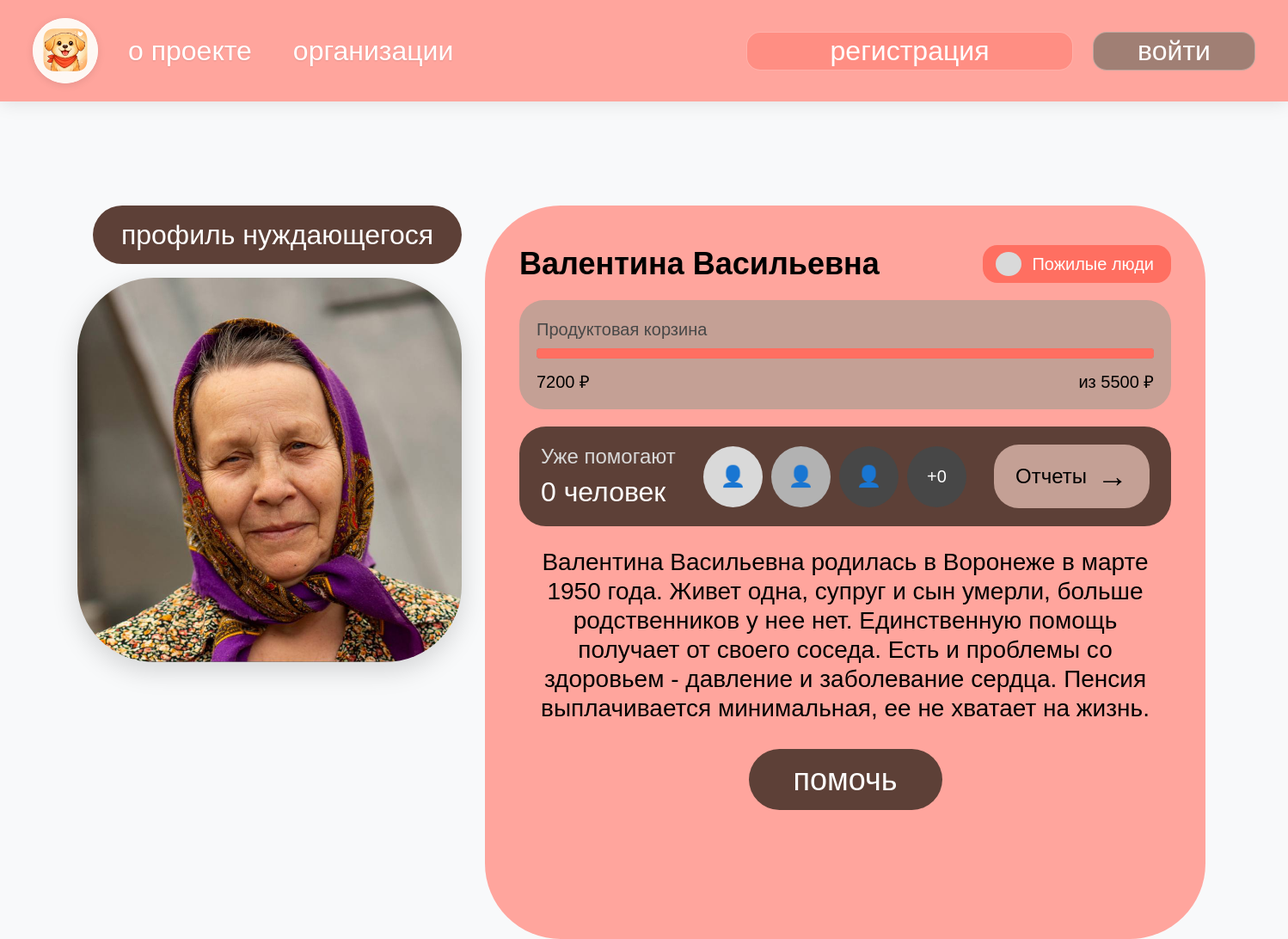
The page /needy/1 on the database its author committed.
### tables this page shows
CREATE TABLE needies (id INTEGER PRIMARY KEY AUTOINCREMENT UNIQUE NOT NULL, name TEXT NOT NULL, tag TEXT NOT NULL, photo TEXT NOT NULL, description TEXT, address TEXT, funds_collected REAL DEFAULT 0 NOT NULL, help_info TEXT NOT NULL, lat TEXT, lng TEXT, created_by INTEGER REFERENCES users (id), created_at TEXT, is_active INTEGER DEFAULT (1), urgency_level INTEGER DEFAULT (2), status TEXT DEFAULT pending, organization_id INTEGER REFERENCES users (id), goal INTEGER);

### app.py (the view)
@app.route('/needy/<int:id>')
def needy_profile(id):
    with sqlite3.connect(DB_NAME) as conn:
        c = conn.cursor()
        c.execute('SELECT * FROM needies WHERE id = ?', (id,))
        needy = c.fetchone()
    return render_template('needy_profile.html', needy=needy)

### templates/needy_profile.html (shortened to what this page needs)
{% extends "layout.html" %}
{% block content %}
<div class="needy-profile-page">
    <div class="profile-container">
        <div class="profile-title-block">
            <span>профиль нуждающегося</span>
        </div>
        <div class="needy-photo">
            {% if needy[3] %}
                <img src="/{{ needy[3] }}" alt="{{ needy[1] }}">
            {% else %}
                <img src="https://via.placeholder.com/447x447?text=Фото" alt="Нет фото">
            {% endif %}
        </div>
        <div class="info-main-block">
            <div class="name-and-tag">
                <div class="needy-name">{{ needy[1] }}</div>
                <div class="category-badge">
                    <div class="category-dot"></div>
                    <div class="category-text">
                        {% if needy[2] == 'пожилые' %}Пожилые люди
                        {% elif needy[2] == 'animals' %}Животные
                        {% elif needy[2] == 'children' %}Дети
                        {% elif needy[2] == 'disabled' %}Люди с ОВЗ
                        {% elif needy[2] == 'homeless' %}Бездомные
                        {% else %}{{ needy[2] }}
                        {% endif %}
                    </div>
                </div>
            </div>
            <div class="fundraising-block">
                <div class="fundraising-title">{{ needy[11] or 'Продуктовая корзина' }}</div>
                <div class="progress-container">
                    <div class="progress-bg">
                        <div class="progress-fill" id="progressFill" style="width: {{ ((needy[6] or 0) / (needy[16] or 1) * 100) if needy[16] else 0 }}%;"></div>
                    </div>
                </div>
                <div class="funds-stats">
                    <span>{{ "%.0f"|format(needy[6] or 0) }} ₽</span>
                    <span>из {{ "%.0f"|format(needy[16] or 0) }} ₽</span>
                </div>
            </div>
            <div class="helpers-block">
                <div class="helpers-info">
                    <h4>Уже помогают</h4>
                    <div class="helpers-count" id="helpersCount">{{ needy.helpers_count or 0 }} человек</div>
                </div>
                <div class="helpers-avatars" id="helpersAvatars">
                    <div class="avatar-circle">👤</div>
                    <div class="avatar-circle">👤</div>
                    <div class="avatar-circle">👤</div>
                    <div class="avatar-circle more">+{{ (needy.helpers_count or 0) - 3 if (needy.helpers_count or 0) > 3 else 0 }}</div>
                </div>
                <div class="reports-link" onclick="scrollToReports()">
                    <span>Отчеты</span>
                    <span class="arrow">→</span>
                </div>
            </div>
            <div class="description-block">
                <div class="description-text">
                    {{ needy[4] or 'Описание отсутствует' }}
                </div>
            </div>
            <div class="help-button">
                <button class="btn-help" onclick="openPaymentModal()">помочь</button>
            </div>
        </div>
    </div>
</div>
{% endblock %}

### static/style.css (style rules this page uses)
body { padding-top: 60px; background-color: #f8f9fa; font-family: 'Segoe UI', Tahoma, Geneva, Verdana, sans-serif; }
h2, h3, h4 { color: #3338D5; }

### rows shown on the page
needies: photo (picture), name "Валентина Васильевна", help_info "Продуктовая корзина", funds_collected "7200", goal "5500", description "Валентина Васильевна родилась в Воронеже в марте 1950 года. Живет одна, супруг и сын умерли, больше родственников у нее нет. Единственную помощь получает от своего соседа. Есть и проблемы со здоровьем - давление и заболевание сердца. Пенсия выплачивается минимальная, ее не хватает на жизнь."

### other values the page prints
{{ needy.helpers_count or 0 }} "0"
